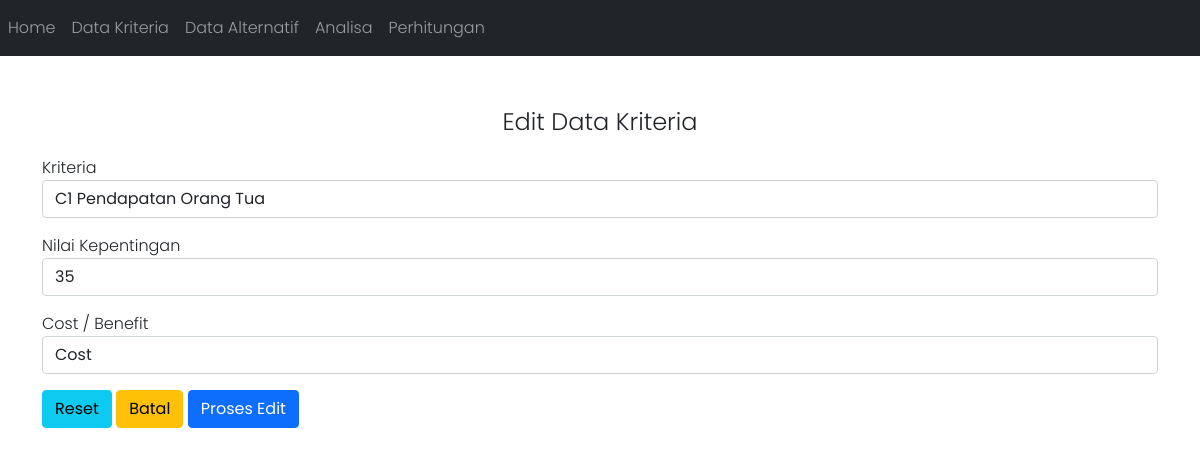
The app's page /edit-kriteria.php?id=1 with its own data.
### tables this page shows
CREATE TABLE `kriteria` (
  `id_kriteria` int PRIMARY KEY NOT NULL AUTO_INCREMENT,
  `kriteria` varchar(100) NOT NULL,
  `kepentingan` varchar(20) NOT NULL,
  `cost_benefit` varchar(20) NOT NULL
);

### edit-kriteria.php (the view, shortened to what this page needs)
<?php
include('configdb.php');
?>
<!DOCTYPE html>
<html lang="en">
<head>
  <link href="https://cdn.jsdelivr.net/npm/bootstrap@5.0.2/dist/css/bootstrap.min.css" rel="stylesheet">
  <link rel="stylesheet" href="style.css">
  <link rel="stylesheet" href="https://unpkg.com/aos@next/dist/aos.css" />
</head>
<body>
    <nav class="navbar navbar-expand-lg navbar-dark bg-dark">
    <div class="collapse navbar-collapse" id="navbarResponsive">
      <ul class="navbar-nav ml-auto">
        <li class="nav-item active">
          <a class="nav-link" href="#">Home</a>
        </li>
        <li class="nav-item">
          <a class="nav-link" href="kriteria.php">Data Kriteria</a>
        </li>
        <li class="nav-item">
          <a class="nav-link" href="alternatif.php">Data Alternatif</a>
        </li>
        <li class="nav-item">
          <a class="nav-link" href="analisa.php">Analisa</a>
        </li>
        <li class="nav-item">
          <a class="nav-link" href="perhitungan.php">Perhitungan</a>
        </li>
      </ul>
    </div>
  </nav>
  <div class="container mt-5">
    <div class="panel panel-primary">
      <div class="text3 text-center" style="font-size: 2vw;" data-aos="fade-right" data-aos-duration="700">Edit Data Kriteria</div>
      <?php
      $result = $mysqli->query("select * from kriteria where id_kriteria = " . $_GET['id'] . "");
      while ($row = $result->fetch_assoc()) {
      ?>
        <div class="panel-body" data-aos="fade-right" data-aos-duration="700">
          <form role="form" method="post" action="edit-k.php?id=<?php echo $_GET['id']; ?>">
            <div class="box-body mt-2">
              <div class="form-group mt-3">
                <label for="kriteria">Kriteria</label>
                <input type="text" class="form-control" name="kriteria" id="kriteria" value="<?php echo $row["kriteria"]; ?>" placeholder="Kriteria">
              </div>
              <div class="form-group mt-3">
                <label for="kepentingan">Nilai Kepentingan</label>
                <input type="number" class="form-control" name="kepentingan" id="kepentingan" value="<?php echo $row["kepentingan"]; ?>" min="1">
              </div>
              <div class="form-group mt-3">
                <label for="cost_benefit">Cost / Benefit</label>
                <select class="form-control" name="cost_benefit" id="cost_benefit">
                  <option value='cost' <?php if ($row["cost_benefit"] == 'cost') echo "selected" ?>>Cost</option>
                </select>
              </div>
            </div>
            <div class="box-footer mt-3">
              <button type="reset" class="btn btn-info">Reset</button>
              <a href="kriteria.php" type="cancel" class="btn btn-warning">Batal</a>
              <button type="submit" class="btn btn-primary">Proses Edit</button>
            </div>
          </form>
        <?php
      }
        ?>
        </div>
    </div>
  </div>
</body>
</html>

### style.css (style rules this page uses)
body { font-family: 'Poppins'; font-weight: 300; }

### records on screen
kriteria: kriteria "C1 Pendapatan Orang Tua", kepentingan "35", cost_benefit "Cost"
